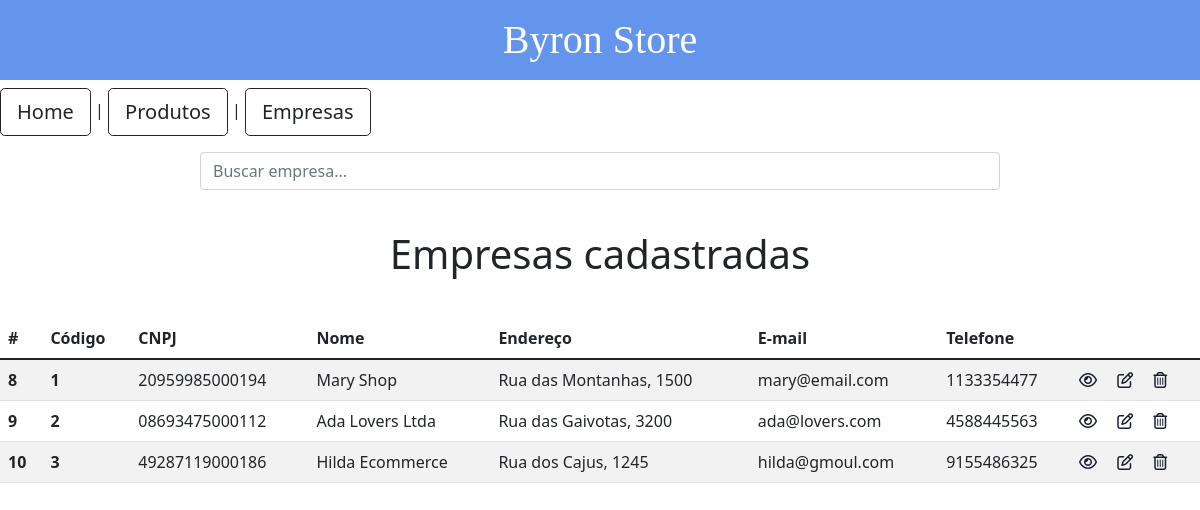
Screenshot of /mnu_companies with the database file from the repository.
### app/models.py (models this page shows)
class Companies(models.Model):
    cmpId = models.PositiveBigIntegerField()
    cmpCnpj = models.CharField(max_length=16)
    cmpName = models.CharField(max_length=50)
    cmpPassword = models.CharField(max_length=20)
    cmpAddress = models.CharField(max_length=50)
    cmpEmail = models.CharField(max_length=20)
    cmpPhone = models.CharField(max_length=14)

### app/views.py (the view)
# urls.py: path('mnu_companies', mnu_companies, name ='mnu_companies'),
def mnu_companies(request):
    data={}
    search = request.GET.get('search')
    if search:
        data['db'] = Companies.objects.filter(cmpName__icontains=search)
    else:
        data['db'] = Companies.objects.all()
    return render(request,'mnu_companies.html', data)

### app/templates/mnu_companies.html (shortened to what this page needs)
<!DOCTYPE html>
<html lang="pt-br">
<head>
  <link href="https://cdn.jsdelivr.net/npm/bootstrap@5.1.1/dist/css/bootstrap.min.css" rel="stylesheet">
</head>
<div class="multi-bg-example">
  <header>
    <h1 class = "p-3 mb-2 bg text-white text-center" style="font-family:verdana; background-color: cornflowerblue;">Byron Store</h1>
  </header>
  <body>
    <div>
      <a href="/" type="button" class="btn btn-outline-dark btn-lg"> Home</a>
        <a>|</a>
        <a href ="/mnu_products" type="button" class="btn btn-outline-dark btn-lg">Produtos</a>
        <a>|</a>
        <a href ="/mnu_companies" type="button" class="btn btn-outline-dark btn-lg">Empresas</a>
      </div>
    <div class="col-8 m-auto pt-3 pb-2 text-center">
      <form action="" method="GET">
        <input type="text" id="search" name="search"
        class="form-control" placeholder="Buscar empresa...">
      </form>
    </div>
    <div class="container p-3"></div>
    <h1 class="text-center" >Empresas cadastradas</h1>
    <div class="container p-3"></div>
<table class="table table-striped table-hover">
  <thead>
    <tr>
      <th scope="col">#</th>
      <th scope="col">Código</th>
      <th scope="col">CNPJ</th>
      <th scope="col">Nome</th>
      <th scope="col">Endereço</th>
	  <th scope="col">E-mail</th>
	  <th scope="col">Telefone</th>
      <th scope = "col"></th>
    </tr>
  </thead>
  <tbody>
      {% for dbs in db %}
      <tr>
        <th>{{dbs.id}}</th>
        <th>{{dbs.cmpId}}</th>
        <td>{{dbs.cmpCnpj}}</td>
        <td>{{dbs.cmpName}}</td>
        <td>{{dbs.cmpAddress}}</td>
        <td>{{dbs.cmpEmail}}</td>
        <td>{{dbs.cmpPhone}}</td>
        <td>
          <a href ="/view_cmp/{{dbs.id}}/" type="button" class="far fa-eye" style="color: rgb(27, 32, 48); text-decoration:none"></a>
          <a href ="/edit_cmp/{{dbs.id}}/" type="button" class="far fa-edit" style="color: rgb(27, 32, 48); text-decoration:none; margin-left: 1rem"></a>
          <a href ="/delete_cmp/{{dbs.id}}/" type="button" class="far fa-trash-alt" style="color: rgb(27, 32, 48); text-decoration:none; margin-left: 1rem"></a>
        </td>
      </tr>
      {% endfor %}
  </tbody>
</table>
{%load static%}
</body>
</html>

### rows the page displays
Companies: id "8", cmpId "1", cmpCnpj "20959985000194", cmpName "Mary Shop", cmpAddress "Rua das Montanhas, 1500", cmpEmail "mary@email.com", cmpPhone "1133354477"
Companies: id "9", cmpId "2", cmpCnpj "08693475000112", cmpName "Ada Lovers Ltda", cmpAddress "Rua das Gaivotas, 3200", cmpEmail "ada@lovers.com", cmpPhone "4588445563"
Companies: id "10", cmpId "3", cmpCnpj "49287119000186", cmpName "Hilda Ecommerce", cmpAddress "Rua dos Cajus, 1245", cmpEmail "hilda@gmoul.com", cmpPhone "9155486325"
